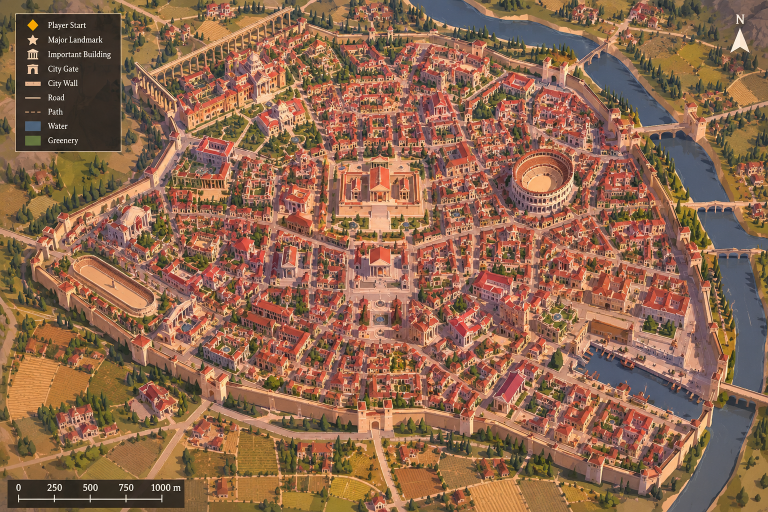
#> input picture imperium/reference/city_map.png, 1536 x 1024 px (shown at 1/2 size)
$ python map_extract.py
#> lines starting #> are read from the running program, lines starting #| are printed output that depends on the picture; after the words box and inside, x2 and y2 are one past the last pixel; in counts of white or black regions, pixels touching at a corner belong together
"""Turn the painted overhead city map (reference/city_map.png) into a coarse land-use grid for the game.

Each 4x4-pixel cell (~12 m; the map's scale bar gives ~3.03 m per pixel) gets one class:
  W water, T trees, F fields/countryside, R dense roofs (buildings), P paving (streets, plazas), G garden
Output: web/data/citymap.json  {w, h, cell_m, rows: [...strings...]}  and a debug image renders/citymap_classes.png
"""
import json
import os
import numpy as np
from PIL import Image, ImageFilter

ROOT = os.path.dirname(os.path.dirname(os.path.abspath(__file__)))
im = Image.open(os.path.join(ROOT, "reference", "city_map.png")).convert("RGB")
#> im is the input picture: PIL image 1536x1024 RGB; mean R, G, B 143, 103.9, 78.5
a = np.asarray(im.filter(ImageFilter.GaussianBlur(1.0))).astype(np.float32)
R, G, B = a[..., 0], a[..., 1], a[..., 2]
mx, mn = a.max(-1), a.min(-1)
S = (mx - mn) / np.maximum(mx, 1)
V = mx

water = (B > R + 4) & (B > G - 2) & (V < 200)
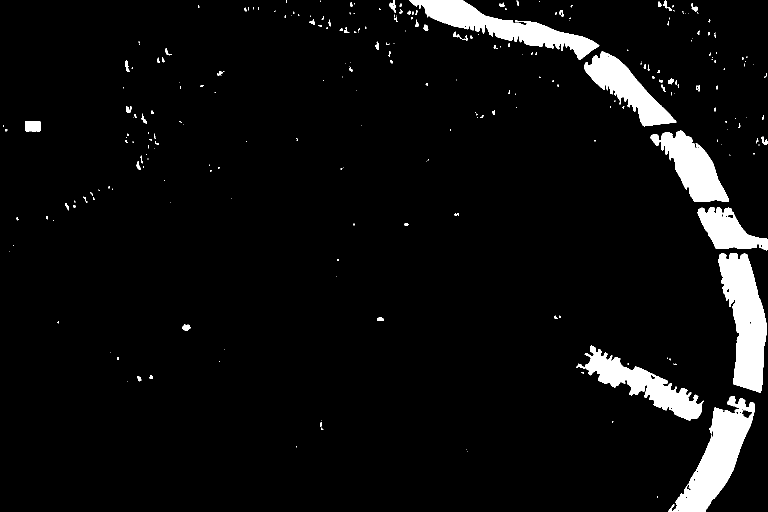
#> water: shape (1024, 1536) bool (shown at 1/2 size); 5.6% white; 263 white regions (190 under 20 px), largest, box (x1, y1, x2, y2) and area: (1437, 506, 1534, 785) 16070, (1344, 792, 1510, 1024) 15176, (819, 0, 1199, 120) 13554
tree = (G > R * 0.92) & (G > B * 1.15) & (V < 140)
#> tree: shape (1024, 1536) bool; 6.6% white; 1628 white regions (1018 under 20 px), largest, box (x1, y1, x2, y2) and area: (151, 778, 229, 855) 2110, (254, 729, 360, 774) 1915, (985, 872, 1054, 943) 1664
roof = (R > G * 1.45) & (R > 120) & (S > 0.35)
#> roof: shape (1024, 1536) bool; 24.7% white; 2204 white regions (1594 under 20 px), largest, box (x1, y1, x2, y2) and area: (452, 422, 1294, 861) 82091, (352, 318, 679, 520) 16578, (12, 705, 183, 840) 13359
light = (V > 175) & (S < 0.42)
#> light: shape (1024, 1536) bool; 7.8% white; 3274 white regions (2441 under 20 px), largest, box (x1, y1, x2, y2) and area: (604, 473, 852, 691) 9958, (1254, 596, 1404, 773) 5725, (421, 808, 746, 880) 4037
paving = (S < 0.36) & (V > 105) & (V <= 175) & ~water
#> paving: shape (1024, 1536) bool; 7.6% white; 3135 white regions (2403 under 20 px), largest, box (x1, y1, x2, y2) and area: (1270, 560, 1435, 800) 7329, (1459, 17, 1536, 106) 2304, (1268, 609, 1369, 662) 2122
field = (R > G * 1.15) & (G > B * 1.25) & (S > 0.38) & ~roof
#> field: shape (1024, 1536) bool; 31.7% white; 3138 white regions (2342 under 20 px), largest, box (x1, y1, x2, y2) and area: (0, 60, 1420, 1024) 180956, (1254, 15, 1536, 565) 44711, (158, 0, 593, 173) 27440

C = 4
h, w = a.shape[0] // C, a.shape[1] // C
#> h = 256; w = 384
def frac(m):
    return m[:h * C, :w * C].reshape(h, C, w, C).mean((1, 3))
fw, ft, fr, fl, fp, ff = (frac(m) for m in (water, tree, roof, light, paving, field))
cls = np.full((h, w), "F")
built = fr + fl * 0.8
cls[(fp > 0.45) & (built < 0.35)] = "P"
cls[built >= 0.35] = "R"
cls[(ft > 0.35) & (built < 0.45)] = "T"
cls[fw > 0.45] = "W"
# inside the city wall the gaps between roofs are streets (S); outside, only strongly red areas are villas (V)
WALL = [(62, 505), (300, 330), (350, 265), (285, 150), (580, 95), (640, 75), (960, 75), (1100, 135), (1240, 235), (1380, 320),
        (1420, 470), (1445, 640), (1450, 770), (1405, 850), (1200, 940), (950, 835), (745, 835), (430, 770), (280, 690), (95, 600)]
from PIL import ImageDraw
mask = Image.new("L", (w, h), 0)
#> mask: PIL image 384x256 L; every value is 0
ImageDraw.Draw(mask).polygon([(x / C, y / C) for x, y in WALL], fill=1)
#> mask: PIL image 384x256 L; values 0 (black) and 1 (white), 53.4% white; 1 black region, box (x1, y1, x2, y2) and area: (0, 0, 384, 256) 45801
inside = np.asarray(mask).astype(bool)
strong = frac((R > G * 1.75) & (R > 130))
cls[inside & (cls == "F")] = "S"
cls[inside & (cls == "P")] = "S"
cls[~inside & (cls == "R") & (strong < 0.35)] = "F"
cls[~inside & (cls == "R")] = "V"
# street orientation: structure tensor of the blurred roof mask, quantised to 10-degree steps (mod 180)
rb = np.asarray(Image.fromarray((fr * 255).astype(np.uint8)).filter(ImageFilter.GaussianBlur(1.2))).astype(np.float32) / 255
gy, gx = np.gradient(rb)
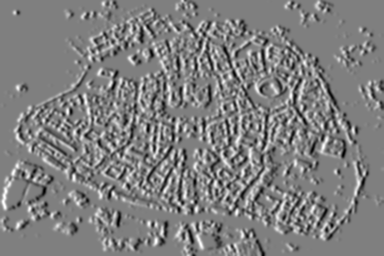
#> gx: shape (256, 384) float32; min -0.276, max 0.276, mean 3.96e-05; drawn with min black and max white
def blur(m, r):
#> called with r = 3
    lo, hi = m.min(), m.max()
#> lo = 0; hi = 0.0764
    im8 = Image.fromarray(((m - lo) / max(hi - lo, 1e-9) * 255).astype(np.uint8)).filter(ImageFilter.GaussianBlur(r))
    return np.asarray(im8).astype(np.float32) / 255 * (hi - lo) + lo
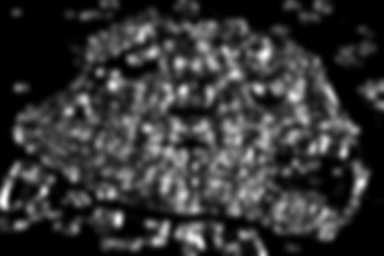
#> returned value: shape (256, 384) float32; min 0, max 0.0234, mean 0.0049; drawn with min black and max white
jxx, jyy, jxy = blur(gx * gx, 3), blur(gy * gy, 3), blur(gx * gy, 3)
#> call 2 of blur, with r = 3
#> in blur (call 2), `lo, hi = m.min(), m.max()`: hi = 0.0775
#> in blur (call 2), `return np.asarray(im8).astype(np.float32) / 255 * (hi - lo) + lo`:
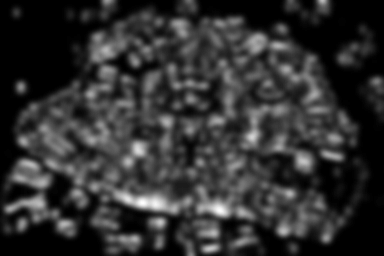
#> returned value: shape (256, 384) float32; min 0, max 0.0307, mean 0.00594; drawn with min black and max white
ang = 0.5 * np.arctan2(2 * jxy, jxx - jyy)          # direction of strongest gradient (across the street)
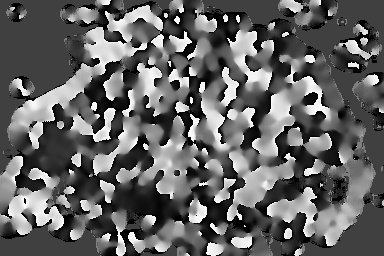
#> ang: shape (256, 384) float32; min -1.57, max 1.55, mean -0.354; drawn with min black and max white
q = np.round((ang % np.pi) / (np.pi / 18)).astype(int) % 18
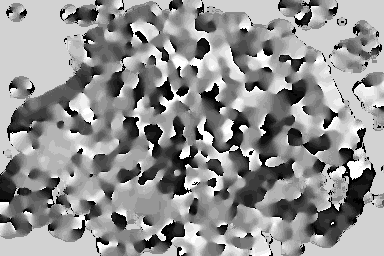
#> q: shape (256, 384) int64; min 0, max 17, mean 9.76; drawn with min black and max white
orient = ["".join(chr(97 + v) for v in row) for row in q]
# the legend and scale bar are not terrain
cls[:300 // C, :245 // C] = "F"
cls[950 // C:, :370 // C] = "F"
os.makedirs(os.path.join(ROOT, "web", "data"), exist_ok=True)
json.dump({"w": w, "h": h, "cell_m": 3.03 * C, "px_m": 3.03, "rows": ["".join(r) for r in cls], "orient": orient, "wall": WALL},
          open(os.path.join(ROOT, "web", "data", "citymap.json"), "w"))
pal = {"S": (235, 215, 170), "V": (230, 120, 60), "W": (60, 110, 200), "T": (40, 110, 40), "F": (200, 180, 110), "R": (190, 60, 50), "P": (235, 225, 210), "G": (120, 200, 120)}
out = np.zeros((h, w, 3), np.uint8)
for k, c in pal.items():
    out[cls == k] = c
Image.fromarray(out).resize((w * 3, h * 3), Image.NEAREST).save(os.path.join(ROOT, "renders", "citymap_classes.png"))
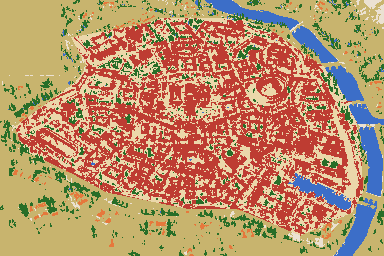
#> out: shape (256, 384, 3); mean of channels 0, 1, 2 185.2, 143.3, 105.2; drawn as R, G, B
print("grid", w, h, {k: int((cls == k).sum()) for k in pal})
#| grid 384 256 {'S': 20195, 'V': 942, 'W': 5420, 'T': 7366, 'F': 35035, 'R': 28389, 'P': 957, 'G': 0}

$ run again, with imperium/reference/balcony_target.png copied over imperium/reference/city_map.png
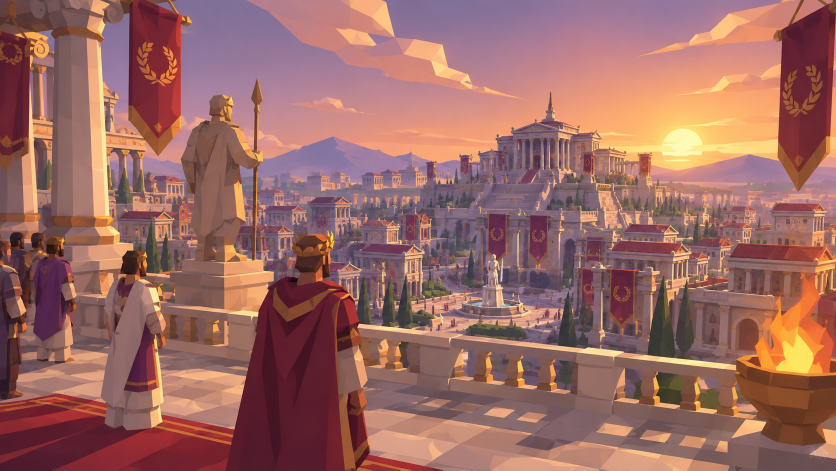
#> input picture imperium/reference/balcony_target.png, 1672 x 941 px (shown at 1/2 size)
#> im is the input picture: PIL image 1672x941 RGB; mean R, G, B 155.1, 105.2, 98.9
#> `water = (B > R + 4) & (B > G - 2) & (V < 200)`:
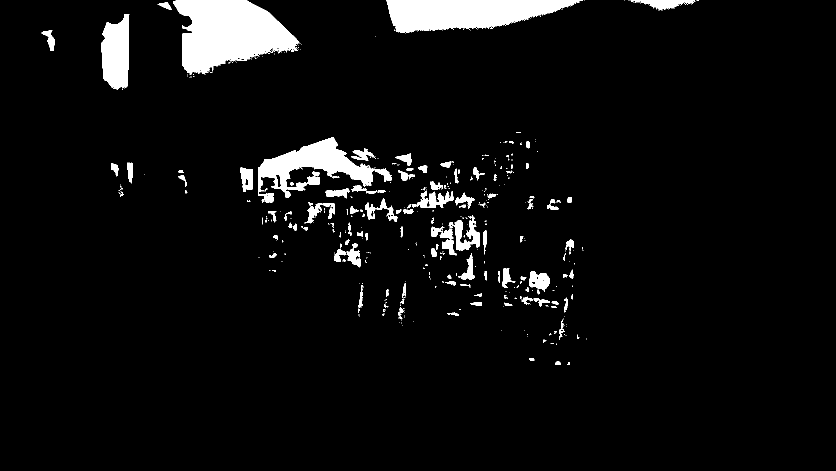
#> water: shape (941, 1672) bool (shown at 1/2 size); 5.3% white; 446 white regions (328 under 20 px), largest, box (x1, y1, x2, y2) and area: (346, 0, 600, 150) 23992, (772, 0, 1166, 66) 17529, (516, 274, 783, 406) 12109
#> tree: shape (941, 1672) bool; 0.41% white; 185 white regions (154 under 20 px), largest, box (x1, y1, x2, y2) and area: (1314, 745, 1363, 808) 1947, (1308, 609, 1360, 715) 1532, (1265, 761, 1283, 798) 344
#> roof: shape (941, 1672) bool; 22.9% white; 1430 white regions (1041 under 20 px), largest, box (x1, y1, x2, y2) and area: (373, 0, 1672, 383) 124393, (1434, 434, 1672, 837) 50078, (213, 0, 386, 363) 22836
#> light: shape (941, 1672) bool; 15% white; 1188 white regions (937 under 20 px), largest, box (x1, y1, x2, y2) and area: (496, 0, 1600, 325) 114144, (728, 818, 1343, 941) 29577, (1302, 308, 1672, 433) 13670
#> paving: shape (941, 1672) bool; 28.9% white; 906 white regions (714 under 20 px), largest, box (x1, y1, x2, y2) and area: (512, 243, 1511, 728) 134393, (717, 657, 1672, 941) 91921, (766, 0, 1562, 131) 36717
#> field: shape (941, 1672) bool; 10% white; 1274 white regions (901 under 20 px), largest, box (x1, y1, x2, y2) and area: (1184, 190, 1558, 342) 30202, (1464, 751, 1672, 891) 14993, (174, 78, 224, 439) 8058
#> lo = 0; hi = 0.0775
#> `Image.fromarray(out).resize((w * 3, h * 3), Image.NEAREST).save(os.pat..`:
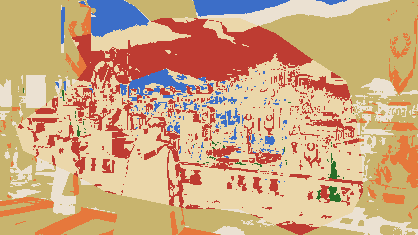
#> out: shape (235, 418, 3); mean of channels 0, 1, 2 206.4, 167.4, 128.9; drawn as R, G, B
#| grid 418 235 {'S': 32752, 'V': 4773, 'W': 4864, 'T': 437, 'F': 30619, 'R': 17197, 'P': 7588, 'G': 0}
